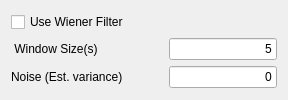
              <widget class="QWidget" name="tab_8">
               <property name="enabled">
                <bool>true</bool>
               </property>
               <attribute name="title">
                <string>Wiener</string>
               </attribute>
               <layout class="QVBoxLayout" name="verticalLayout_13">
                <item>
                 <layout class="QVBoxLayout" name="verticalLayout_10">
                  <item>
                   <widget class="QCheckBox" name="checkBox_wiener">
                    <property name="enabled">
                     <bool>true</bool>
                    </property>
                    <property name="toolTip">
                     <string>NOT ENABLED - Speak to MBI Imaging Team

scipy.signal.wiener(im, mysize=None, noise=None)

    Perform a Wiener filter on an N-dimensional array.

    Apply a Wiener filter to the N-dimensional array im.</string>
                    </property>
                    <property name="text">
                     <string>Use Wiener Filter</string>
                    </property>
                   </widget>
                  </item>
                  <item>
                   <layout class="QHBoxLayout" name="horizontalLayout_42">
                    <item>
                     <widget class="QLabel" name="label_34">
                      <property name="enabled">
                       <bool>true</bool>
                      </property>
                      <property name="toolTip">
                       <string>mysize : int or arraylike, optional

    A scalar or an N-length list giving the size of the Wiener filter window in each dimension. Elements of mysize should be odd. If mysize is a scalar, then this scalar is used as the size in each dimension.
</string>
                      </property>
                      <property name="text">
                       <string> Window Size(s)</string>
                      </property>
                      <property name="buddy">
                       <cstring>lineEdit_wiener_size</cstring>
                      </property>
                     </widget>
                    </item>
                    <item>
                     <spacer name="horizontalSpacer_11">
                      <property name="orientation">
                       <enum>Qt::Horizontal</enum>
                      </property>
                      <property name="sizeHint" stdset="0">
                       <size>
                        <width>40</width>
                        <height>20</height>
                       </size>
                      </property>
                     </spacer>
                    </item>
                    <item>
                     <widget class="QLineEdit" name="lineEdit_wiener_size">
                      <property name="enabled">
                       <bool>true</bool>
                      </property>
                      <property name="toolTip">
                       <string>mysize : int or arraylike, optional

    A scalar or an N-length list giving the size of the Wiener filter window in each dimension. Elements of mysize should be odd. If mysize is a scalar, then this scalar is used as the size in each dimension.
</string>
                      </property>
                      <property name="layoutDirection">
                       <enum>Qt::RightToLeft</enum>
                      </property>
                      <property name="text">
                       <string>5</string>
                      </property>
                      <property name="alignment">
                       <set>Qt::AlignRight|Qt::AlignTrailing|Qt::AlignVCenter</set>
                      </property>
                     </widget>
                    </item>
                   </layout>
                  </item>
                  <item>
                   <layout class="QHBoxLayout" name="horizontalLayout_43">
                    <item>
                     <widget class="QLabel" name="label_35">
                      <property name="enabled">
                       <bool>true</bool>
                      </property>
                      <property name="toolTip">
                       <string>&lt;html&gt;&lt;head/&gt;&lt;body&gt;&lt;p&gt;noise: Estimation of noise, Set to 0 for local variance to be used.&lt;/p&gt;&lt;/body&gt;&lt;/html&gt;</string>
                      </property>
                      <property name="text">
                       <string>Noise (Est. variance)</string>
                      </property>
                      <property name="buddy">
                       <cstring>lineEdit_wiener_noise</cstring>
                      </property>
                     </widget>
                    </item>
                    <item>
                     <spacer name="horizontalSpacer_12">
                      <property name="orientation">
                       <enum>Qt::Horizontal</enum>
                      </property>
                      <property name="sizeHint" stdset="0">
                       <size>
                        <width>40</width>
                        <height>20</height>
                       </size>
                      </property>
                     </spacer>
                    </item>
                    <item>
                     <widget class="QLineEdit" name="lineEdit_wiener_noise">
                      <property name="enabled">
                       <bool>true</bool>
                      </property>
                      <property name="toolTip">
                       <string>mysize : int or arraylike, optional

    A scalar or an N-length list giving the size of the Wiener filter window in each dimension. Elements of mysize should be odd. If mysize is a scalar, then this scalar is used as the size in each dimension.
</string>
                      </property>
                      <property name="layoutDirection">
                       <enum>Qt::RightToLeft</enum>
                      </property>
                      <property name="text">
                       <string>0</string>
                      </property>
                      <property name="alignment">
                       <set>Qt::AlignRight|Qt::AlignTrailing|Qt::AlignVCenter</set>
                      </property>
                     </widget>
                    </item>
                   </layout>
                  </item>
                 </layout>
                </item>
               </layout>
              </widget>
